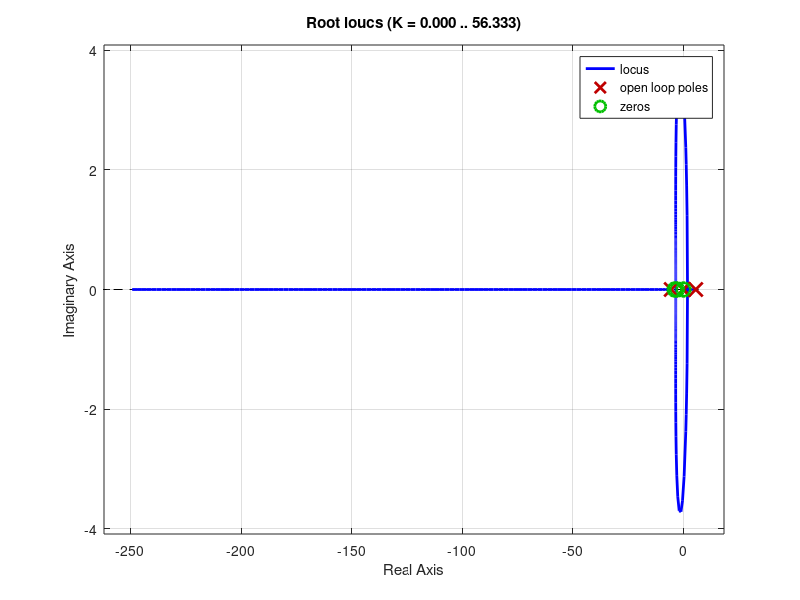

Source code (MATLAB): (Note: this script raises an error after producing the figure.)
M = 0.5;
m = 0.2;
b = 0.1;
I = 0.006;
g = 9.8;
l = 0.3;
q = (M+m)*(I+m*l^2)-(m*l)^2;
s = tf('s');
P_pend = (m*l*s/q)/(s^3 + (b*(I + m*l^2))*s^2/q - ((M + m)*m*g*l)*s/q - b*m*g*l/q);

z = [-3 -4];
p = 0;
k = 1;

C = zpk(z,p,k);

figure
rlocus(C*P_pend)
[K,poles] = rlocfind(C*P_pend);

sys_cl = feedback(P_pend,K*C);
figure
impulse(sys_cl)
